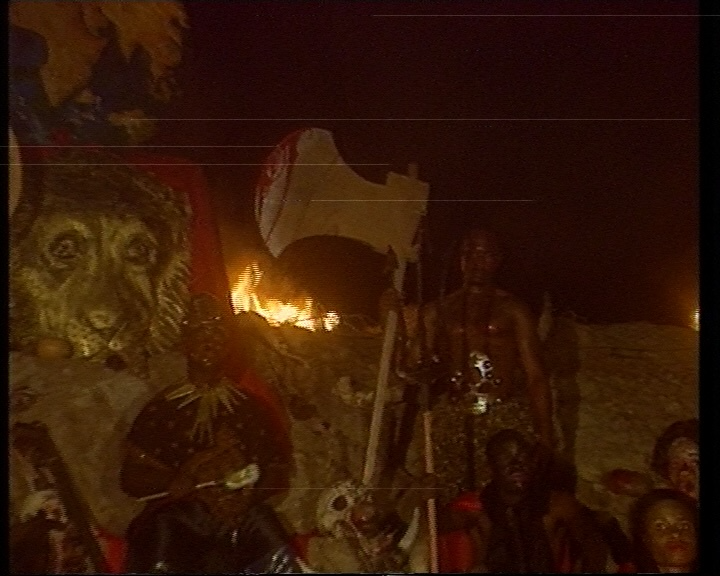
#> input picture frames_dir/Karishika_p1124.png, 720 x 576 px; its folder holds only this picture in this run
$ python repair.py
#> lines starting #> are read from the running program, lines starting #| are printed output that depends on the picture
import replicate
import numpy as np
import cv2
from PIL import Image
import os
from io import BytesIO
from pathlib import Path
import time

def detect_scanlines(image, sensitivity=1.15, min_line_length=30, max_line_width=3):
    """
    Detect scan lines in image and create mask
    """
    # Convert image to numpy array
    img_array = np.array(image)

    # Convert to grayscale for detection
    if len(img_array.shape) == 3:
        gray = cv2.cvtColor(img_array, cv2.COLOR_RGB2GRAY)
    else:
        gray = img_array.copy()

    # Apply slight contrast enhancement for better line detection
    gray = cv2.normalize(gray, None, 0, 255, cv2.NORM_MINMAX)

    # Create empty mask
    mask = np.zeros_like(gray)

    # Detect scan lines by comparing each row with rows above and below
    height, width = gray.shape
    for y in range(max_line_width, height-max_line_width):
        # Look at surrounding rows within max_line_width
        surrounding_rows = []
        for offset in range(1, max_line_width + 1):
            surrounding_rows.extend([gray[y-offset], gray[y+offset]])
        surrounding_avg = np.mean(surrounding_rows, axis=0)

        # Detect bright lines
        brighter_pixels = gray[y] > (surrounding_avg * sensitivity)

        if np.any(brighter_pixels):
            # Convert to uint8 for connectedComponents
            brighter_pixels_uint8 = brighter_pixels.astype(np.uint8)

            # Label connected components
            num_labels, labels = cv2.connectedComponents(brighter_pixels_uint8)

            # Check each component's length
            for label in range(1, num_labels):
                component_positions = np.where(labels == label)[0]

                if len(component_positions) >= min_line_length:
                    # Set those positions to 255 in the mask
                    mask[y, component_positions] = 255

    # Dilate mask slightly
    kernel = np.ones((2,2), np.uint8)  # Reduced kernel size
    mask = cv2.dilate(mask, kernel, iterations=1)

    return Image.fromarray(mask)

# [61 lines left out: functions interpolate_scanlines, detect_bad_repairs, not called in this run]

def repair_scanlines(image_path, output_path, sensitivity=1.15, min_line_length=30):
    """
    Repair scan lines using both AI and interpolation
    """
    print(f"Processing {image_path}...")

    try:
        print("Loading image...")
        original_image = Image.open(image_path)
        original_array = np.array(original_image)

        # Store alpha channel if it exists
        has_alpha = original_array.shape[-1] == 4
        if has_alpha:
            alpha_channel = original_array[..., 3]
            original_array_rgb = original_array[..., :3]
        else:
            original_array_rgb = original_array

        print("Detecting scanlines...")
        # Convert back to PIL Image with just RGB channels
        original_image_rgb = Image.fromarray(original_array_rgb)
        mask = detect_scanlines(original_image_rgb, sensitivity, min_line_length)
        mask_array = np.array(mask)

        # Save mask temporarily
        mask_path = f"debug_mask_{Path(image_path).stem}.png"
        mask.save(mask_path)

        print("Running AI inpainting...")
        # Use RGB version for inpainting
        temp_rgb_path = f"temp_rgb_{Path(image_path).stem}.png"
        original_image_rgb.save(temp_rgb_path)

        output = replicate.run(
            "stability-ai/stable-diffusion-inpainting:95b7223104132402a9ae91cc677285bc5eb997834bd2349fa486f53910fd68b3",
            input={
                "mask": open(mask_path, "rb"),
                "image": open(temp_rgb_path, "rb"),
                "width": 768,
                "height": 576,
                "prompt": "grainy nigerian horror movie made for tv",
                "scheduler": "DDIM",
                "num_outputs": 1,
                "guidance_scale": 7.49,
                "negative_prompt": "white block of pixels, white, discontinuities",
                "num_inference_steps": 500
            }
        )

        # Process the AI-inpainted image
        print("Processing AI result...")
        inpainted_data = output[0].read()
        inpainted_image = Image.open(BytesIO(inpainted_data))
        inpainted_array = np.array(inpainted_image)

        # Resize if needed
        if original_array_rgb.shape != inpainted_array.shape:
            inpainted_array = cv2.resize(inpainted_array, (original_array_rgb.shape[1], original_array_rgb.shape[0]))

        # Take darker pixels from AI result
        ai_result = np.minimum(original_array_rgb, inpainted_array)

        # Detect bad repairs
        print("Checking repair quality...")
        bad_repair_mask = detect_bad_repairs(original_array_rgb, ai_result, mask_array)

        # Save debug visualization of bad repairs
        debug_path = f"debug_bad_repairs_{Path(image_path).stem}.png"
        Image.fromarray(bad_repair_mask).save(debug_path)

        # Use interpolation for bad repairs
        print("Fixing bad repairs with interpolation...")
        final_result = ai_result.copy()
        interpolated = interpolate_scanlines(original_array_rgb, bad_repair_mask)

        # Where repairs were bad, use interpolated values instead
        if len(final_result.shape) == 3:
            for c in range(final_result.shape[2]):
                final_result[:,:,c] = np.where(bad_repair_mask > 0,
                                             interpolated[:,:,c],
                                             final_result[:,:,c])
        else:
            final_result = np.where(bad_repair_mask > 0,
                                  interpolated,
                                  final_result)

        # Reattach alpha channel if it existed
        if has_alpha:
            final_result_rgba = np.dstack((final_result, alpha_channel))
        else:
            final_result_rgba = final_result

        # Save the result
        print(f"Saving result to {output_path}")
        final_image = Image.fromarray(final_result_rgba)
        final_image.save(output_path)

        # Clean up temporary files
        os.remove(mask_path)
        os.remove(debug_path)
        os.remove(temp_rgb_path)

        print(f"Successfully processed {image_path}")
        return True

    except Exception as e:
        print(f"Error processing {image_path}: {str(e)}")
        import traceback
        traceback.print_exc()
        return False

def process_directory(input_dir, output_dir, sleep_time=1):
    """
    Process all images in a directory
    """
    # Create output directory if it doesn't exist
    Path(output_dir).mkdir(parents=True, exist_ok=True)

    # Get all image files
    image_extensions = ('.png', '.jpg', '.jpeg', '.PNG', '.JPG', '.JPEG')
    image_files = [f for f in os.listdir(input_dir) if f.endswith(image_extensions)]
    total_files = len(image_files)

    print(f"Found {total_files} images to process")

    # Process each image
    successful = 0
    failed = 0

    for idx, filename in enumerate(sorted(image_files), 1):
        input_path = os.path.join(input_dir, filename)
        output_path = os.path.join(output_dir, f"repaired_{filename}")

        print(f"\nProcessing image {idx}/{total_files}: {filename}")

        if repair_scanlines(input_path, output_path):
#> in repair_scanlines, original_image is the input picture: PIL image 720x576 RGB; mean R, G, B 52.6, 23.8, 7.6
#> in detect_scanlines, `gray = cv2.cvtColor(img_array, cv2.COLOR_RGB2GRAY)`:
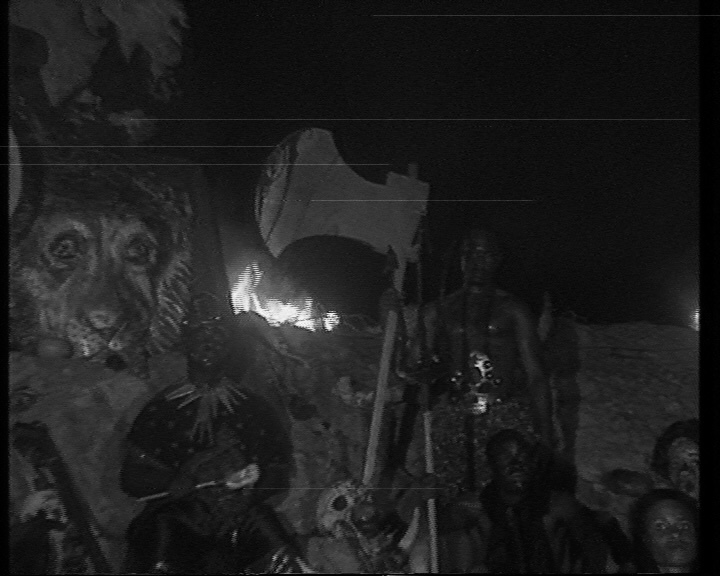
#> gray: shape (576, 720); min 0, max 248, mean 30.6
#> the loop in detect_scanlines, `for y in range(max_line_width, height-max_line_width):` made 570 passes
#> num_labels on passes 1 to 12: 85, 70, 86, 66, 71, 70, 84, 63, 73, 27, 32, 34
#> after the loop in detect_scanlines, `for y in range(max_line_width, height-max_line_width):`:
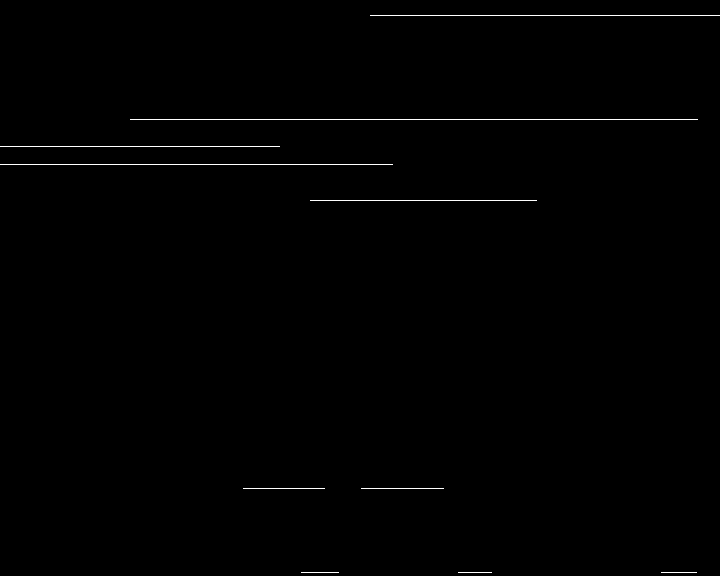
#> mask: shape (576, 720); 0.5% white in thin lines or dots
#> in detect_scanlines, `mask = cv2.dilate(mask, kernel, iterations=1)`:
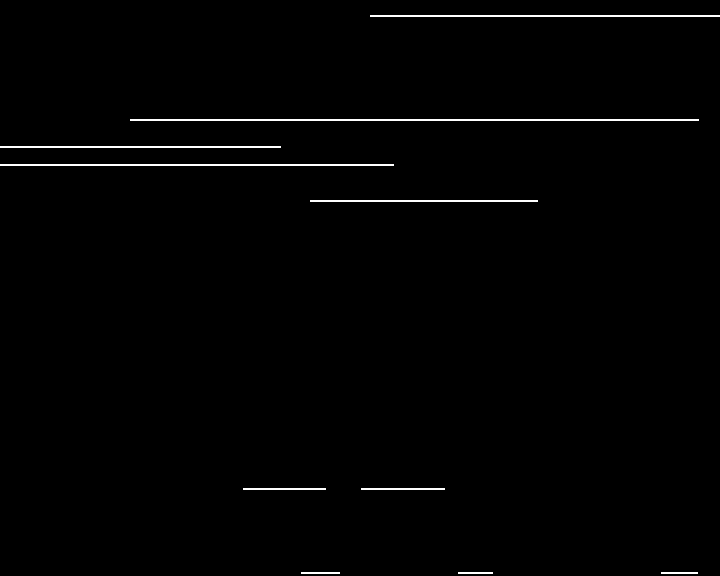
#> mask: shape (576, 720); 1% white in thin lines or dots
            successful += 1
        else:
            failed += 1

        if idx < total_files:
            print(f"Sleeping for {sleep_time} seconds...")
            time.sleep(sleep_time)

    print(f"\nProcessing complete!")
    print(f"Successfully processed: {successful}")
    print(f"Failed: {failed}")
    print(f"Total: {total_files}")

if __name__ == "__main__":

    process_directory(
        input_dir="frames_dir",
        output_dir="output_dir",
        sleep_time=1
    )
#> (the call stopped at in repair_scanlines, `output = replicate.run( "stability-ai/stable-diffusion-inpainting:95b7..`: replicate is not available in this run)
